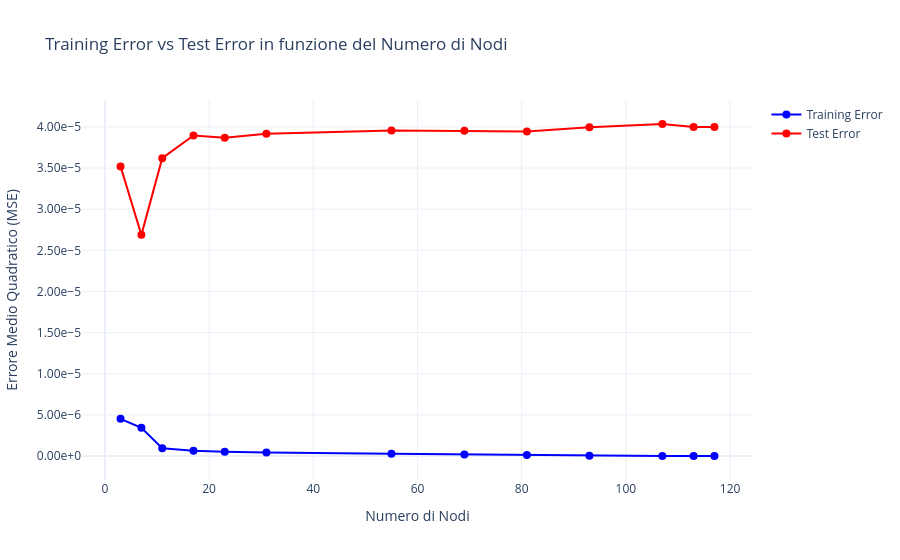

Here is the notebook cell this chart was saved with:
### Markdown cell above
The test data is insufficient to support such a large number of leaves, and the low quality of the results ($R^2$, MAE, RMSE) suggests a possibility of overfitting in the model trained on the train set. In this context, you should consider using a simpler tree, with fewer nodes. A promising approach in this case is Cost Complexity Pruning, which allows optimizing the complexity of the decision tree, avoiding over-fitting to the training data.
The most suitable $\alpha$ value was evaluated with cross validation (k=5) that minimized the Mean Squared Error (MSE). 

The CCP, unlike the max_deph limitation, optimizes the size of the tree with respect to the complexity parameter ($\alpha$) which balances the trade-off between bias (systematic error linked to impurity) and variance (error due to fluctuation linked to complexity).

To this end, it was considered appropriate to analyze the graph of the test/training error of the tree as the number of nodes varies with the iterated max_deph function and compare it with the CCP, and then evaluate its prediction robustness.

### Code cell
import plotly.graph_objects as go

# Funzione per calcolare errori e numero di nodi
def calculate_errors(depth_values, x_train, x_test, y_train, y_test):
    train_errors = []
    test_errors = []
    num_nodes = []
    
    for depth in depth_values: # Loop su tutti i valori di profondità
        model = DecisionTreeRegressor(max_depth=depth, random_state=42)
        model.fit(x_train, y_train)
        
        y_train_pred = model.predict(x_train)
        y_test_pred = model.predict(x_test)

        train_errors.append(mean_squared_error(y_train, y_train_pred))
        test_errors.append(mean_squared_error(y_test, y_test_pred))
        num_nodes.append(model.tree_.node_count)
    
    return train_errors, test_errors, num_nodes

depth_values = np.concatenate([np.arange(1, 6), np.arange(6, 21, 2)]) # Valori di profondità da 1 a 5 e da 6 a 20 con step 2 per maggiore dettaglio a basse profondità

# Calcolo errori e nodi
train_errors, test_errors, num_nodes = calculate_errors(depth_values, x_train, x_test, y_train, y_test)

# Inizializzazione un oggetto Figure (fig)
fig = go.Figure()

# Aggiunge a fig un grafico a dispersione per il train
fig.add_trace(go.Scatter(
    x=num_nodes, y=train_errors, mode='markers+lines',
    name="Training Error",
    marker=dict(color='blue', size=8),
    text=[f"Nodi: {n}" for n in num_nodes],  # Tooltip personalizzato
    hoverinfo="text+y" 
))

# Scatter per Test Error
fig.add_trace(go.Scatter(
    x=num_nodes, y=test_errors, mode='markers+lines',
    name="Test Error",
    marker=dict(color='red', size=8),
    text=[f"Nodi: {n}" for n in num_nodes],  # Tooltip personalizzato
    hoverinfo="text+y"
))

fig.update_layout(
    title="Training Error vs Test Error in funzione del Numero di Nodi",
    xaxis_title="Numero di Nodi",
    yaxis_title="Errore Medio Quadratico (MSE)",
    yaxis=dict(tickformat=".2e"), # Notazione scientifica per l'asse y
    template="plotly_white",
    hovermode="x unified" # Serve così che quando si passa sopra un punto si vedano entrambi i valori di errore
)

fig.show()

### Figure 1 — Plotly figure (JSON) as saved in the notebook; plotly's stock layout.template omitted (floating-point values rounded to 4 significant figures)
{"data": [{"hoverinfo": "text+y", "marker": {"color": "blue", "size": 8}, "mode": "markers+lines", "name": "Training Error", "text": ["Nodi: 3", "Nodi: 7", "Nodi: 11", "Nodi: 17", "Nodi: 23", "Nodi: 31", "Nodi: 55", "Nodi: 69", "Nodi: 81", "Nodi: 93", "Nodi: 107", "Nodi: 113", "Nodi: 117"], "type": "scatter", "x": [3, 7, 11, 17, 23, 31, 55, 69, 81, 93, 107, 113, 117], "y": [4.516e-06, 3.434e-06, 9.444e-07, 6.347e-07, 5.179e-07, 4.207e-07, 2.745e-07, 1.818e-07, 1.292e-07, 2.276e-08, 1.187e-09, 7.375e-12, 0]}, {"hoverinfo": "text+y", "marker": {"color": "red", "size": 8}, "mode": "markers+lines", "name": "Test Error", "text": ["Nodi: 3", "Nodi: 7", "Nodi: 11", "Nodi: 17", "Nodi: 23", "Nodi: 31", "Nodi: 55", "Nodi: 69", "Nodi: 81", "Nodi: 93", "Nodi: 107", "Nodi: 113", "Nodi: 117"], "type": "scatter", "x": [3, 7, 11, 17, 23, 31, 55, 69, 81, 93, 107, 113, 117], "y": [3.521e-05, 2.688e-05, 3.621e-05, 3.896e-05, 3.869e-05, 3.917e-05, 3.956e-05, 3.955e-05, 3.946e-05, 3.996e-05, 4.036e-05, 4e-05, 3.998e-05]}], "layout": {"hovermode": "x unified", "title": {"text": "Training Error vs Test Error in funzione del Numero di Nodi"}, "xaxis": {"title": {"text": "Numero di Nodi"}}, "yaxis": {"tickformat": ".2e", "title": {"text": "Errore Medio Quadratico (MSE)"}}}}
